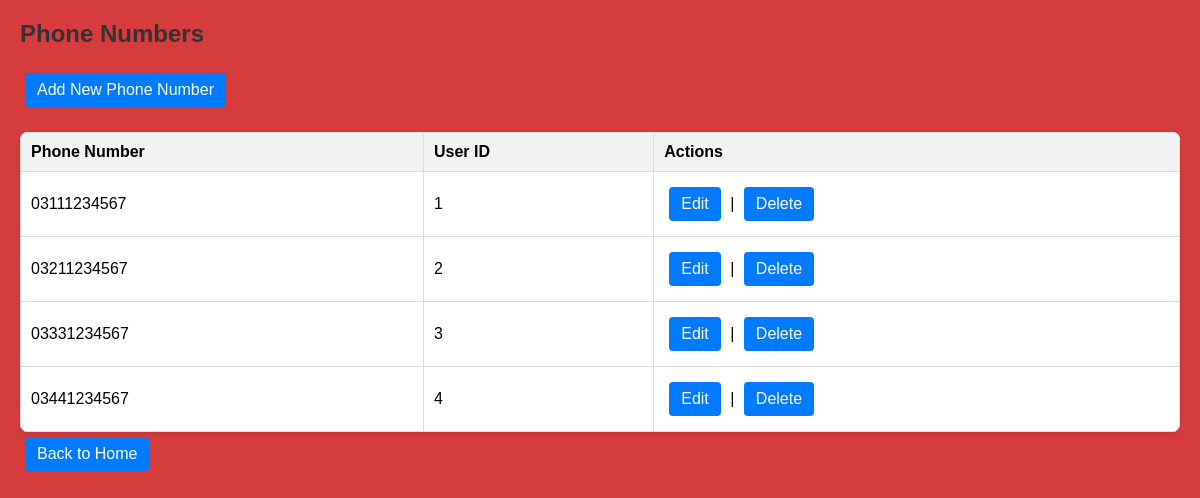
Page /Assignment-3/phone/read.php on the committed database.
### tables this page shows
CREATE TABLE `phone` (
  `user_id` int(11) DEFAULT NULL,
  `phone_no` varchar(15) DEFAULT NULL
);

### Assignment-3/phone/read.php (the view, shortened to what this page needs)
<?php include '../includes/db.php'; ?>
<!DOCTYPE html>
<html>
<head>
<link rel="stylesheet" href="../css/style.css">
</head>
<body>
<h2>Phone Numbers</h2>
<a href="create.php">Add New Phone Number</a>
<table>
<tr><th>Phone Number</th><th>User ID</th><th>Actions</th></tr>
<?php
$sql = "SELECT phone_no, user_id
        FROM phone
        ORDER BY phone_no ASC";
$result = $conn->query($sql);
if ($result && $result->num_rows > 0) {
    while($row = $result->fetch_assoc()){
        echo "<tr>";
        echo "<td>" . htmlspecialchars($row['phone_no']) . "</td>";
        echo "<td>" . htmlspecialchars($row['user_id']) . "</td>";
        echo "<td><a href='update.php?phone_no=" . htmlspecialchars($row['phone_no']) . "'>Edit</a> | ";
        echo "<a href='delete.php?phone_no=" . htmlspecialchars($row['phone_no']) . "' onclick=\"return confirm('Are you sure you want to delete this phone number?');\">Delete</a></td>";
        echo "</tr>";
    }
} else {
    echo "<tr><td colspan='3'>No phone numbers found.</td></tr>";
}
?>
</table>
<a href='../index.php'>Back to Home</a>
</body>
</html>

### Assignment-3/css/style.css (style rules this page uses)
body { font-family: Arial, sans-serif; margin: 20px; background: #d63c3c; }
h2, h1 { color: #333; }
a { margin: 5px; padding: 8px 12px; background-color: #007BFF; color: white; text-decoration: none; border-radius: 4px; display: inline-block; }
table { border-collapse: collapse; width: 100%; background: white; margin-top: 20px; box-shadow: 0 2px 4px rgba(0,0,0,0.1); border-radius: 8px; overflow: hidden; }
th, td { padding: 10px; border: 1px solid #ddd; text-align: left; }
th { background-color: #f2f2f2; font-weight: bold; }

### rows in the picture
phone: phone_no "03111234567", user_id "1"
phone: phone_no "03211234567", user_id "2"
phone: phone_no "03331234567", user_id "3"
phone: phone_no "03441234567", user_id "4"
